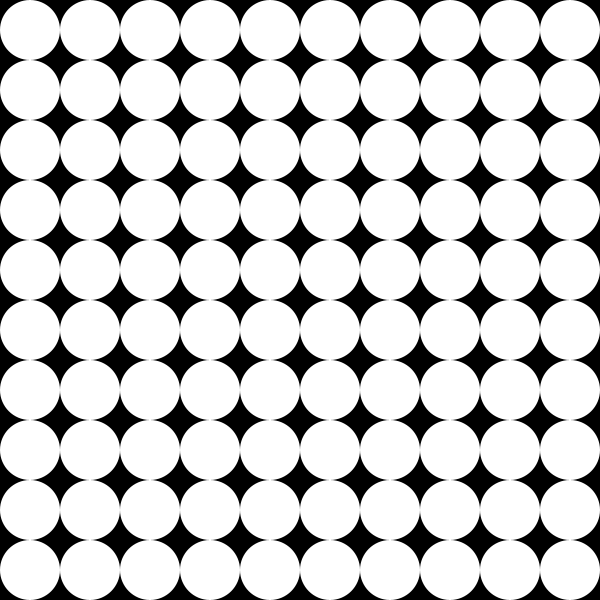
Frame 1 (no input)
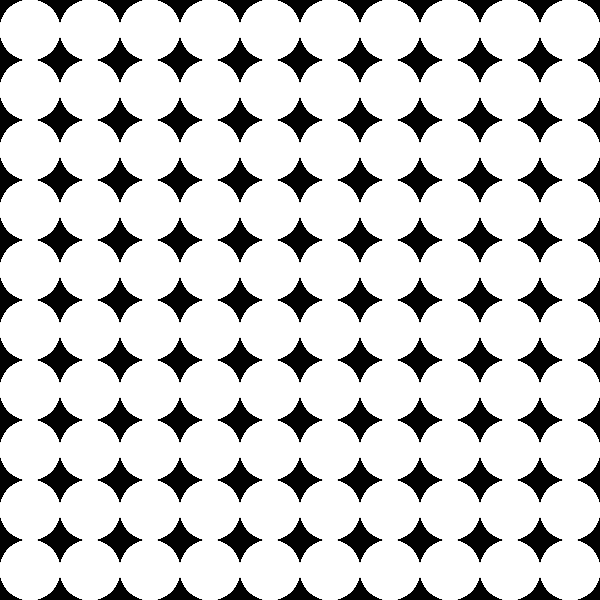
Frame 60 (the mouse pressed at the canvas centre just before this capture)
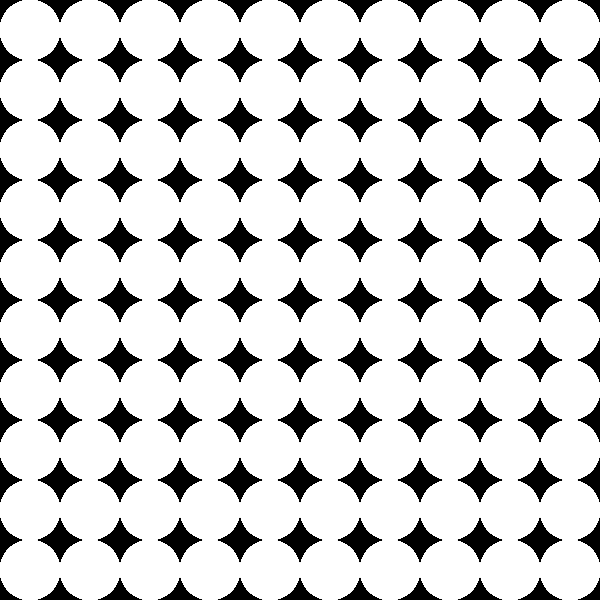
Frame 120 (the mouse held since frame 60 and released just before this capture)

The Processing sketch that drew these frames (run headless with seeded random() and noise(); from frame 60 on, the mouse is pressed at the canvas centre):

// Processing sketch: sketch_17
// ── sketch_17.pde
int size = 60; 
int num; 
boolean [][] clicked; 
color [][] c; 

void setup(){
  size (600, 600); 
  background(0); 
  noStroke(); 
  smooth(); 
  
  num = width/size; 
  
  clicked = new boolean[num][num]; 
  c = new color[num][num];
  
  for(int i = 0; i< num; i++){
    for(int j = 0; j<num; j ++){
      clicked[i][j] = false; 
      c[i][j] = color(255); 
    }
  } 
}
void draw(){
  for(int i = 0; i<num; i++){
    for(int j = 0; j<num; j++){
    
      if(clicked[i][j] == false){
        if(mousePressed){
          
           if(dist(mouseX, mouseY, i*size + size/2, j*size+ size/2)<size/2){
             
           }
        }
      }
       fill(c[i][j]); 
       ellipse(i*size+30, j*size+30, size, size);  
    }
  }
}
